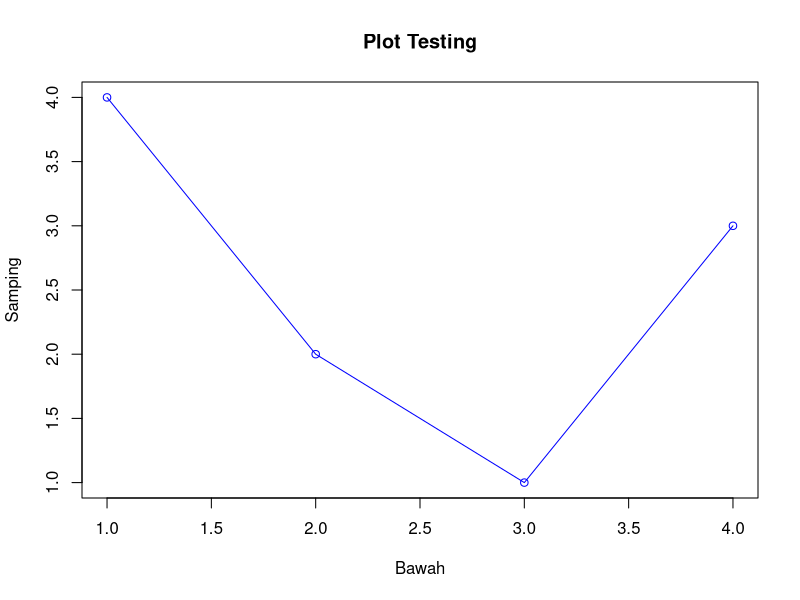
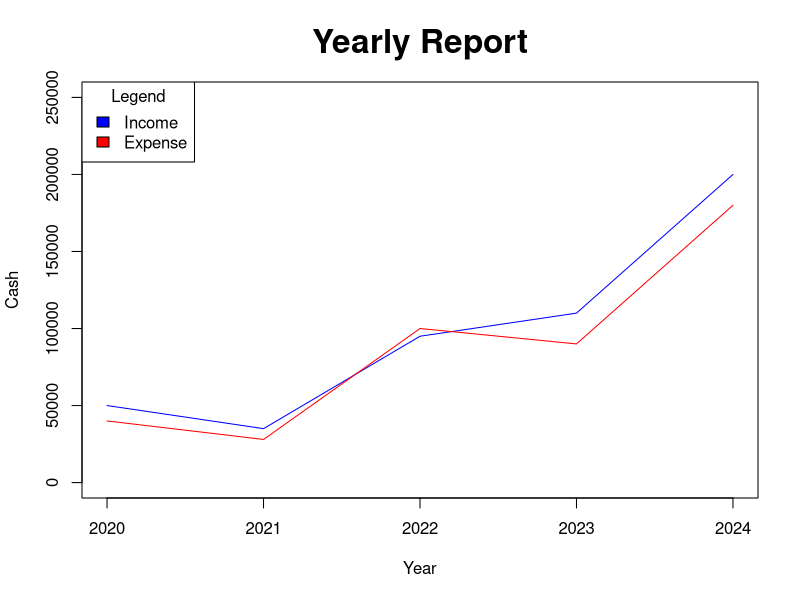
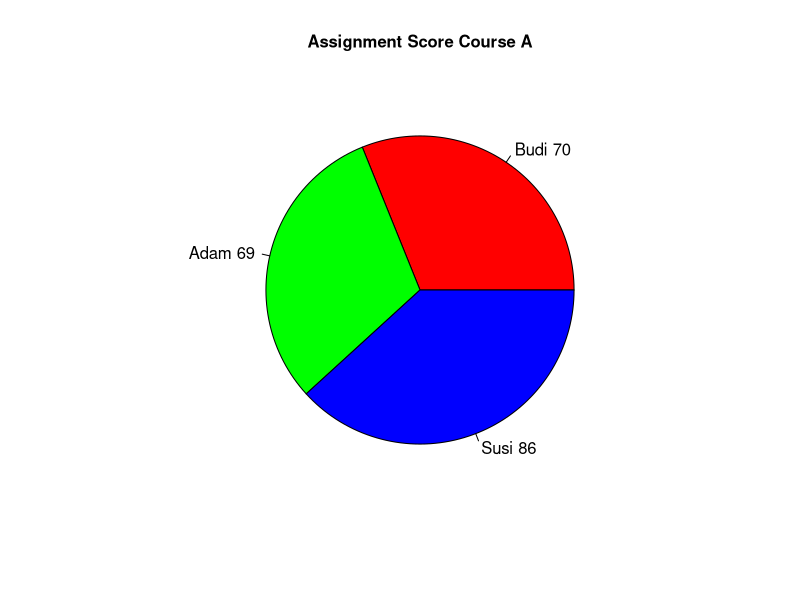
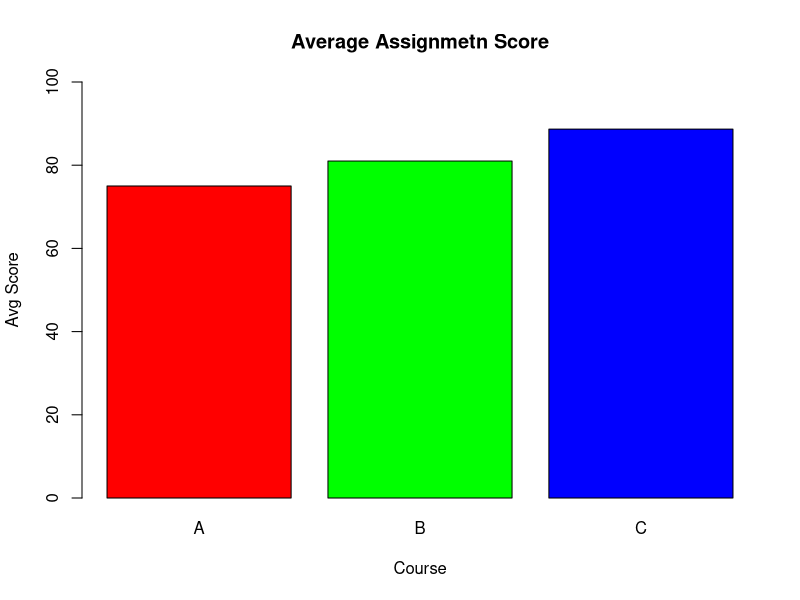
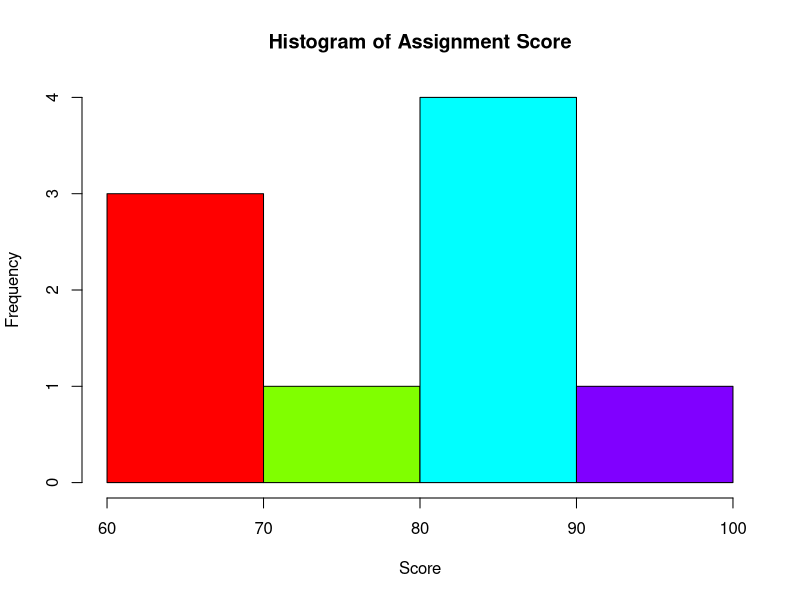
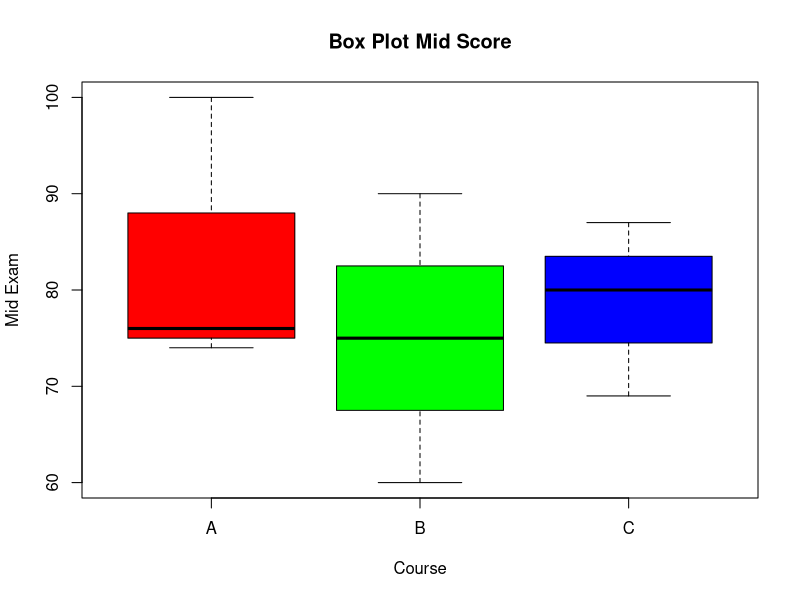
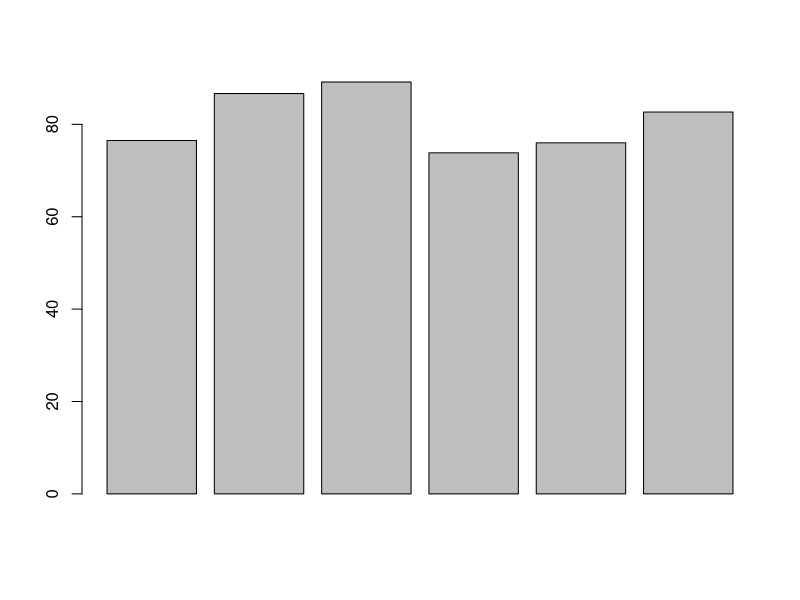
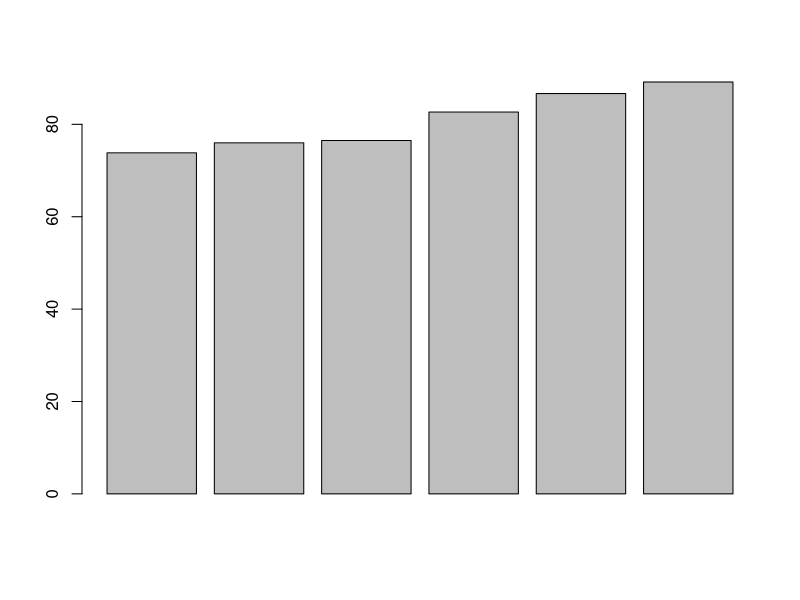

The R script that drew these images, in order:
a = c(1,2,3,4)
b = c(4,2,1,3)

plot(a,b, type="o", col="blue", xlab="Bawah", ylab="Samping", main="Plot Testing")

report = read.csv("Report.csv")

plot(report$Year, report$Income, type="l", col="blue", ylim=c(0,250000), xlab="Year", ylab="Cash", main="Yearly Report", cex.main=2, cex.lab=1)
lines(report$Year, report$Expense, type="l", col="red")
legend("topleft", legend=c("Income", "Expense"), fill=c("Blue", "Red"), title="Legend", cex=1)

# kalau ada i.. itu ganti fileEncoding nya
score = read.csv("Score.csv", fileEncoding="UTF-8-BOM")
# cara manual:
# score = read.csv("Score.csv")
# colnames(score) = c("Name", "Course", "Assignment", "Mid.Exam", "Final.Exam")

# remove data yang ada di project
rm(a)
rm(b)

scoreCourseA = score[score$Course=='A', ]

pie(scoreCourseA$Assignment, labels=paste(scoreCourseA$Name, scoreCourseA$Assignment), cex=1, col=rainbow(length(scoreCourseA$Assignment)), main="Assignment Score Course A", cex.main=1)

avgAsgA = mean(score[score$Course=="A", "Assignment"])
avgAsgB = mean(score[score$Course=="B", "Assignment"])
avgAsgC = mean(score[score$Course=="C", "Assignment"])

avgAsg = c(avgAsgA, avgAsgB, avgAsgC)
courseName = score[!duplicated(score$Course), "Course"]

barplot(avgAsg, names.arg = courseName, ylim=c(0,100), col=rainbow(length(avgAsg)), xlab="Course", ylab="Avg Score", main="Average Assignmetn Score")

hist(score$Assignment, xlab="Score", main="Histogram of Assignment Score", col=rainbow(4))

boxplot(score$Mid.Exam ~ score$Course, xlab="Course", ylab="Mid Exam", main="Box Plot Mid Score", col=rainbow(3))

allscore = score[,c(1:2)]
allscore$totalScore = rowMeans(score[,c(3:5)])

allscore = aggregate(allscore$totalScore, by=list(allscore$Name), FUN=mean)
colnames(allscore) = c("Name", "Final.Score")
sorted = allscore[order(allscore$Final.Score), ]

barplot(allscore$Final.Score)
barplot(sorted$Final.Score)
